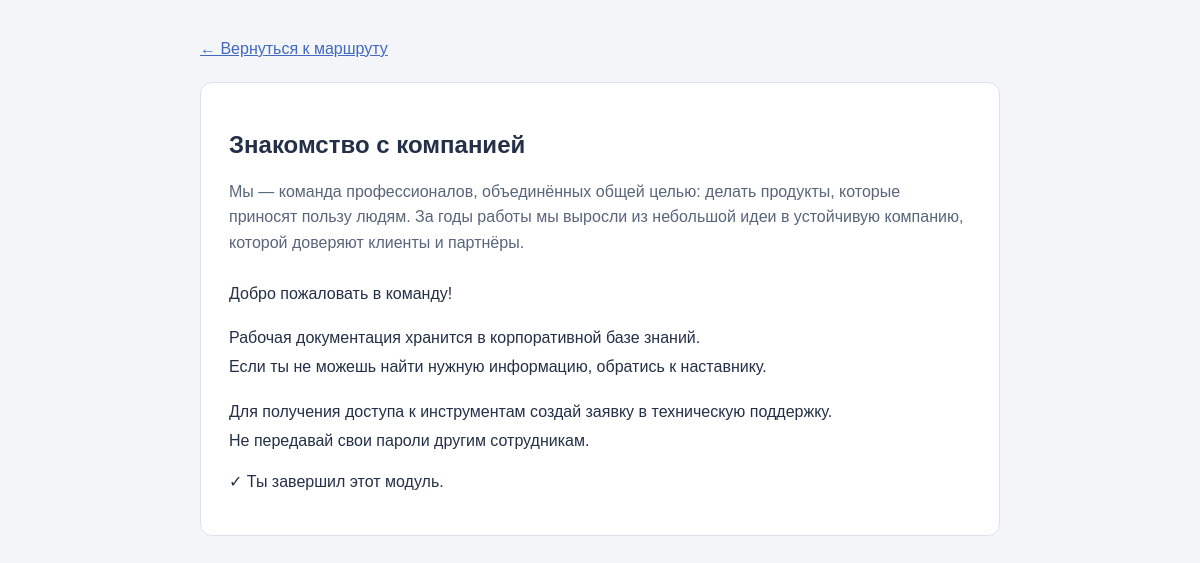
The page /modules/1/ (signed in) on the database its author committed.
### onboarding/models.py (models this page shows, shortened)
class Module(models.Model):
    title=models.CharField(
        max_length=200,
        verbose_name="Название"
    )
    description=models.TextField(
        verbose_name="Описание"
    )
    order=models.PositiveIntegerField(
        default=0,
        verbose_name="Порядок"
    )
    is_published=models.BooleanField(
        default=False,
        verbose_name="Опубликован"
    )
    content=models.TextField(
        blank=True,
        default="",
        verbose_name="Учебный материал"
    )
    class Meta:
        ordering=['order', 'id']
        verbose_name="Модуль адаптации"
        verbose_name_plural=verbose_name

### onboarding/views.py (the view)
@login_required
def module_detail(request, module_id):
    module = get_object_or_404(
        Module,
        id=module_id,
        is_published=True,
    )
    is_completed = ModuleCompletion.objects.filter(
        user=request.user,
        module=module,
    ).exists()
    context = {
        "module": module,
        "is_completed": is_completed,
    }
    return render(
        request,
        "onboarding/module_detail.html",
        context,
    )

### onboarding/templates/onboarding/module_detail.html (shortened to what this page needs)
<!DOCTYPE html>
<html lang="ru">
<head>
</head>
<body>
    <main>
        <a href="{% url 'home' %}">← Вернуться к маршруту</a>
        <article>
            <h1>{{ module.title }}</h1>
            <p class="description">{{ module.description }}</p>
            <div class="content">
                {% if module.content %}
                    {{ module.content|linebreaks }}
                {% else %}
                    <p>Учебный материал пока не добавлен.</p>
                {% endif %}
            </div>
            {% if is_completed %}
                <p>✓ Ты завершил этот модуль.</p>
            {% endif %}
        </article>
    </main>
</body>
</html>

### onboarding/templates/onboarding/module_detail.html (style rules this page uses)
body { margin: 0; background: #f3f5f9; color: #243047; font-family: Arial, sans-serif; }
main { max-width: 800px; margin: 40px auto; padding: 0 20px; }
a { color: #4169c1; }
article { margin-top: 24px; padding: 28px; background: white; border: 1px solid #dce2ec; border-radius: 12px; }
.description { color: #58657a; line-height: 1.6; }
.content { margin-top: 24px; line-height: 1.8; overflow-wrap: anywhere; }

### rows shown on the page
Module: title "Знакомство с компанией", description "Мы — команда профессионалов, объединённых общей целью: делать продукты, которые приносят пользу людям. За годы работы мы выросли из небольшой идеи в устойчивую компанию, которой доверяют клиенты и партнёры.", content "Добро пожаловать в команду! Рабочая документация хранится в корпоративной базе знаний. Если ты не можешь найти нужную информацию, обратись к наставнику. Для получения доступа к инструментам создай заявку в техническую поддержку. Не передавай свои пароли другим сотрудникам."
